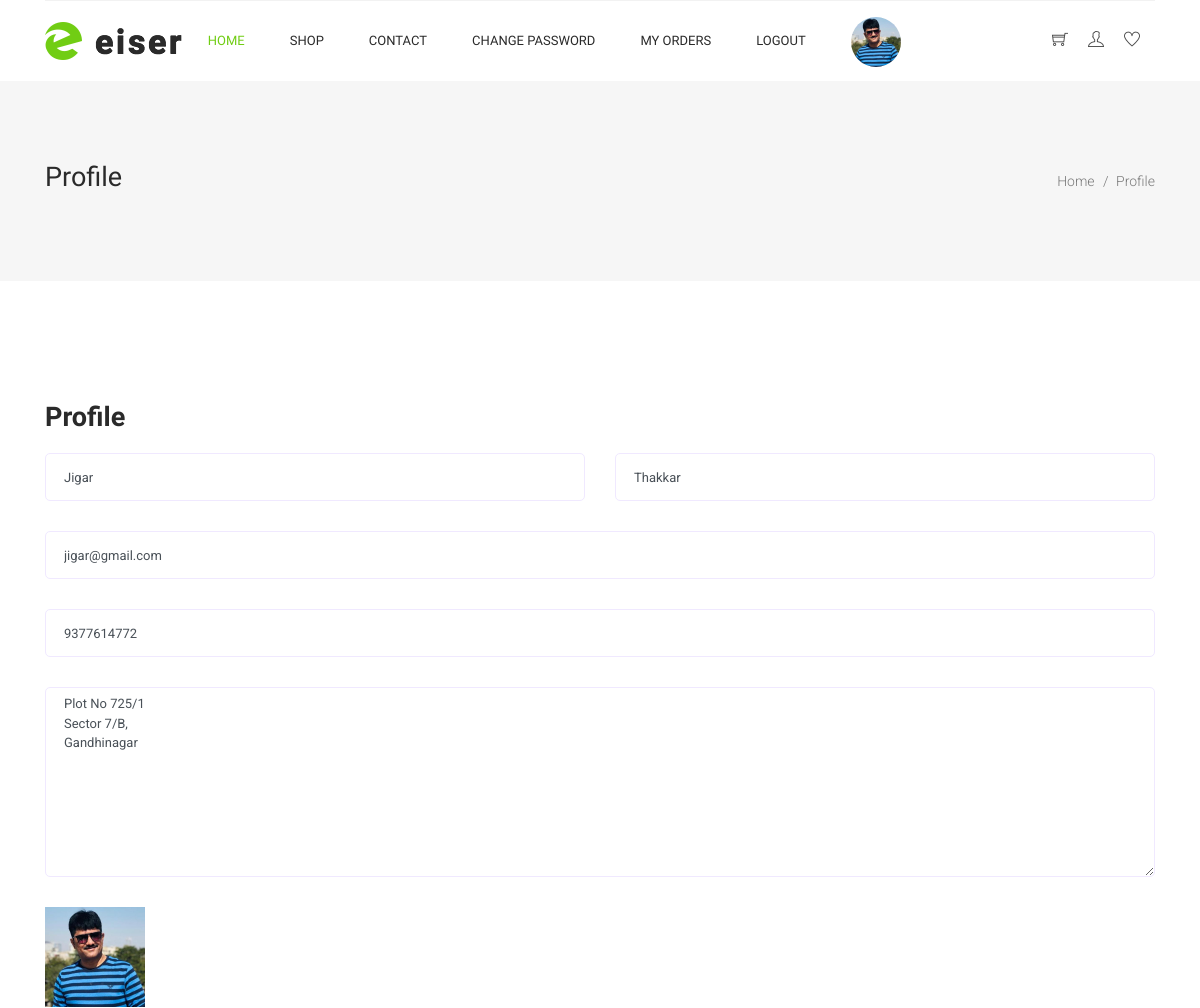
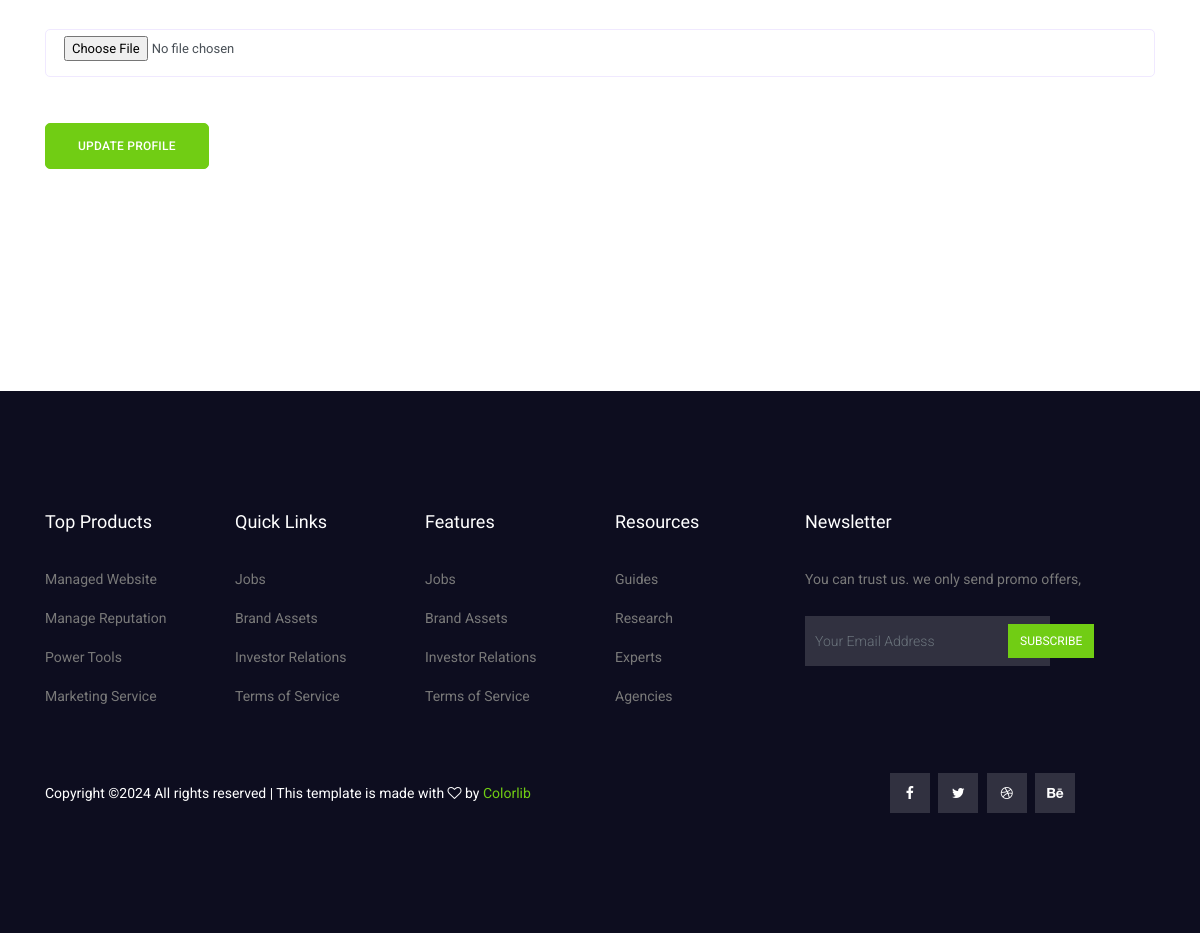
The app's page /profile/ (signed in) with its own data (2 pictures, top to bottom).
### myapp/models.py (models this page shows, shortened)
class User(models.Model):
	fname=models.CharField(max_length=100)
	lname=models.CharField(max_length=100)
	email=models.EmailField()
	mobile=models.PositiveIntegerField()
	address=models.TextField()
	password=models.CharField(max_length=100)
	profile_picture=models.ImageField(upload_to="profile_picture/",default="")
	usertype=models.CharField(max_length=100,default="Buyer")

### myapp/views.py (the view)
# urls.py: path('profile/',views.profile,name='profile'),
def profile(request):
	user=User.objects.get(email=request.session['email'])
	if request.method=="POST":
		user.fname=request.POST['fname']
		user.lname=request.POST['lname']
		user.mobile=request.POST['mobile']
		user.address=request.POST['address']
		try:
			user.profile_picture=request.FILES['profile_picture']
		except:
			pass
		user.save()
		msg="Profile Updated Successfuly"
		if user.usertype=="Buyer":
			return render(request,'profile.html',{'user':user,'msg':msg})
		else:
			return render(request,'seller-profile.html',{'user':user,'msg':msg})
	else:
		if user.usertype=="Buyer":
			return render(request,'profile.html',{'user':user})
		else:
			return render(request,'seller-profile.html',{'user':user})

### myapp/templates/profile.html (shortened to what this page needs)
{% extends 'header.html' %}
{% load static %}
{% block content %}
<!DOCTYPE html>
<html lang="en">
  <head>
  </head>
  <body>
    <section class="banner_area">
      <div class="banner_inner d-flex align-items-center">
        <div class="container">
          <div
            class="banner_content d-md-flex justify-content-between align-items-center"
          >
            <div class="mb-3 mb-md-0">
              <h2>Profile</h2>
            </div>
            <div class="page_link">
              <a href="index.html">Home</a>
              <a href="{% url 'profile' %}">Profile</a>
            </div>
          </div>
        </div>
      </div>
    </section>
  <section class="section_gap">
    <div class="container">
      <div class="d-none d-sm-block mb-5 pb-4">
      <div class="row">
        <div class="col-12">
          <h2 class="contact-title">Profile</h2>
        </div>
        <div class="col-lg-12 mb-4 mb-lg-0">
          <form class="form-contact contact_form" action="{% url 'profile' %}" method="post" enctype="multipart/form-data">
            <div class="row">
              <div class="col-sm-6">
                <div class="form-group">
                  <input class="form-control" name="fname" id="name" type="text" value="{{user.fname}}">
                </div>
              </div>
              <div class="col-sm-6">
                <div class="form-group">
                  <input class="form-control" name="lname" id="name" type="text" value="{{user.lname}}">
                </div>
              </div>
              <div class="col-sm-12">
                <div class="form-group">
                  <input class="form-control" name="email" id="email" type="email" value="{{user.email}}" readonly>
                </div>
              </div>
              <div class="col-12">
                <div class="form-group">
                  <input class="form-control" name="mobile" id="subject" type="text" value="{{user.mobile}}">
                </div>
              </div>
              <div class="col-12">
                <div class="form-group">
                    <textarea class="form-control w-100" name="address" id="message" cols="30" rows="9" placeholder="Enter Address">{{user.address}}</textarea>
                </div>
              </div>
              <div class="col-12">
                <div class="form-group">
                  <img src="{{user.profile_picture.url}}" style="width:100px;height: 100px;">
                </div>
              </div>
              <div class="col-12">
                <div class="form-group">
                  <input class="form-control" name="profile_picture" id="subject" type="file">
                </div>
              </div>
            </div>
            <div class="form-group mt-lg-3">
              <button type="submit" class="main_btn">Update Profile</button>
            </div>
          </form>
        </div>
      </div>
    </div>
  </section>
</body>
</html>
{% endblock %}

### myapp/static/css/style.css (style rules this page uses)
body { line-height:24px;font-size:14px;font-family:"Roboto",sans-serif;font-weight:normal;color:#797979 }
h1,h2,h3,h4,h5,h6 { font-family:"Heebo",sans-serif;color:#2a2a2a;font-weight:500 }
a { text-decoration:none;transition:all 0.3s ease-in-out }
.section_gap { padding:120px 0px }
.banner_area { position:relative;z-index:1;min-height:200px }
.banner_area .banner_inner { position:relative;overflow:hidden;width:100%;min-height:200px;background:#f6f6f6;z-index:1 }
.banner_area .banner_inner .banner_content { position:relative;z-index:10 }
.banner_area .banner_inner .banner_content h2 { font-size:27px;font-weight:500 }
.banner_area .banner_inner .banner_content .page_link a { font-size:14px;font-weight:300;color:#797979;font-family:"Roboto",sans-serif;margin-right:18px;position:relative }
.banner_area .banner_inner .banner_content .page_link a:before { content:"/";font-size:14px;position:absolute;right:-14px;top:50%;transform:translateY(-50%) }
.banner_area .banner_inner .banner_content .page_link a:last-child { margin-right:0px }
.banner_area .banner_inner .banner_content .page_link a:last-child:before { display:none }
.contact-title { font-size:27px;font-weight:600;margin-bottom:20px }
.form-contact .form-group { margin-bottom:15px }
@media (min-width: 1000px) { .form-contact .form-group { margin-bottom:30px } }
.form-contact .form-control { border:1px solid #f0e9ff;border-radius:5px;height:48px;padding-left:18px;font-size:13px;background:transparent }
.form-contact .form-control::placeholder { font-weight:300;color:#999999 }
.form-contact textarea { border-radius:12px;height:100% !important }
h2 { font-size:30px }
.main_btn { display:inline-block;background:#71cd14;padding:0px 32px;letter-spacing:0.25px;color:#fff;font-family:"Roboto",sans-serif;font-size:12px;font-weight:500;line-height:44px;outline:none !important;box-shadow:none !important;text-align:center;border:1px solid #71cd14;cursor:pointer;text-transform:uppercase;transition:all 300ms linear 0s;border-radius:5px }

### records on screen
User: fname "Jigar", lname "Thakkar", email "jigar@gmail.com", mobile "9377614772", address "Plot No 725/1 Sector 7/B, Gandhinagar", profile_picture (picture)
